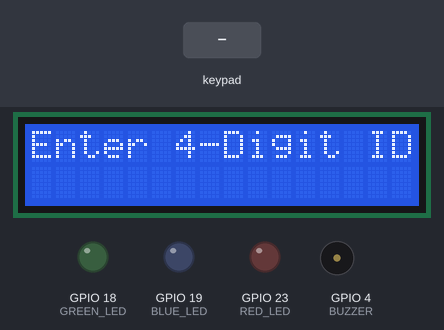
A sketch run on a simulated ESP32. Parts: 16×2 character LCD, output pins drawn as LEDs (lit = HIGH), buzzer (waves = sounding). The inputs (shaded band) are chosen by the test bench.

Above: at 2.2 s.
2.3 s: keypad keys 1 2 3 4 # pressed 0.4 s apart
At 5.4 s:
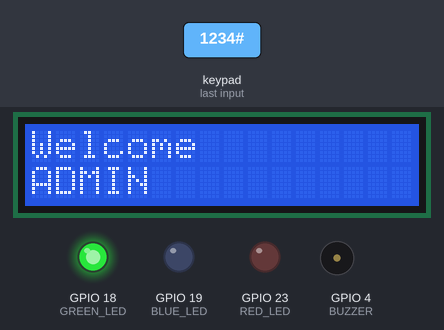
5.8 s: key '#' pressed
At 6.8 s:
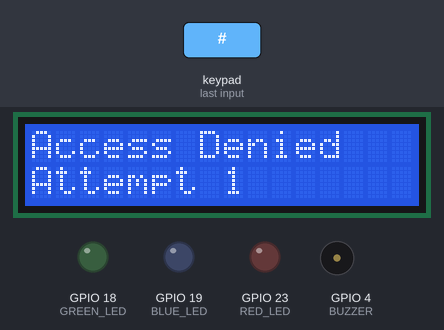
8.5 s: keypad keys 1 9 1 8 # pressed 0.4 s apart
At 11.3 s:
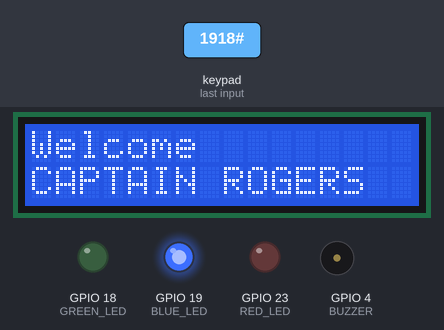
13.5 s: keypad keys 2 0 0 7 # pressed 0.4 s apart
At 16.6 s:
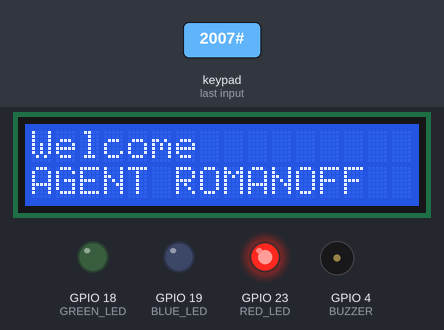
18.5 s: key '1' pressed
At 19.4 s:
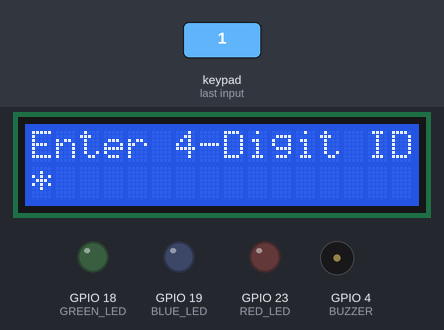
20.0 s: key '2' pressed
At 20.8 s:
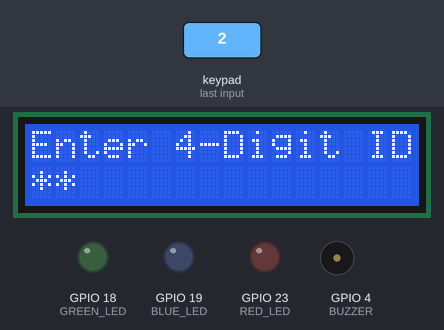
Timing chart, 0 to 23.0 s (numbered marks = the images above; inputs shaded):
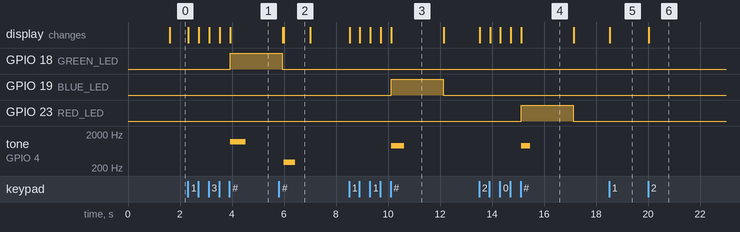

The sketch:

Local_validation_midway.ino
```cpp
#include <Wire.h>
#include <LiquidCrystal_I2C.h>
#include <Keypad.h>

// ================= LCD =================
LiquidCrystal_I2C lcd(0x27, 16, 2);

// ================= FSM ================= IDLE conflicting tha
enum State {
  STATE_IDLE,
  ENTERING,
  GRANTED,
  DENIED,
  LOCKOUT,
  EMERGENCY,
  STARTUP,
  TIMEOUT_MSG
};

State currentState = STATE_IDLE;

// ================= KEYPAD =================
const byte ROWS = 4;
const byte COLS = 4;
char keys[ROWS][COLS] = {
  {'1','2','3','A'},
  {'4','5','6','B'},
  {'7','8','9','C'},
  {'*','0','#','D'}
};

byte rowPins[ROWS] = {13,12,14,27};
byte colPins[COLS] = {26,25,33,32};
Keypad keypad = Keypad(makeKeymap(keys), rowPins, colPins, ROWS, COLS);

// ================= OUTPUTS =================
const int GREEN_LED = 18;
const int BLUE_LED = 19;
const int RED_LED = 23;
const int BUZZER = 4;
const int EMERGENCY_BUTTON = 17;

// ================= PEEPS =================
struct Peep {
  String id;
  String role;
};

Peep peeps[] = {
  {"1234","ADMIN"},           // Normal SHIELD workers. GREEN led upon entry.
  {"1918","CAPTAIN ROGERS"},  // Captain Steve Rogers, Captain America. BLUE led upon entry.
  {"2007","AGENT ROMANOFF"},  // Agent Natasha Romanoff. RED led upon entry.
  {"4004","HYDRA"}            // SUSH! Secret agents of HYDRA. Keep the entry as sneaky as possible. Hail Hydra!
};

const int PEEP_COUNT = sizeof(peeps)/sizeof(peeps[0]);

// ================= VARIABLES =================
String enteredID = "";
String grantedRole = "";

int failedAttempts = 0;

unsigned long lastKeyTime = 0;
const unsigned long INPUT_TIMEOUT = 7000;

unsigned long stateStart = 0;
unsigned long lockoutStart = 0;

const unsigned long LOCKOUT_TIME = 15000;

unsigned long blinkTimer = 0;
bool blinkState = false;
bool emergencyTriggered = false;
bool currentButton = HIGH;
bool lastButtonState = HIGH;
// =================================================

void showPrompt();
void clearLEDs();
void updateMaskedInput();
int findPeep(String id);
void handleKeypad();
void handleTimeout();
void enterGrantedState(String role);
void enterDeniedState();
void handleLockoutBlink();
void emergencySequence();

// =================================================

void setup() {
  Serial.begin(115200);

  pinMode(GREEN_LED, OUTPUT);
  pinMode(BLUE_LED, OUTPUT);
  pinMode(RED_LED, OUTPUT);
  pinMode(BUZZER, OUTPUT);

  pinMode(EMERGENCY_BUTTON, INPUT_PULLUP);

  lcd.init();
  lcd.backlight();

  lcd.clear();
  lcd.setCursor(0,0);
  lcd.print("Access System");
  lcd.setCursor(0,1);
  lcd.print("Starting...");

  stateStart = millis();
  currentState = STARTUP;
}

void loop() {

  switch(currentState) {

    case STATE_IDLE:
      handleKeypad();
      break;

    case ENTERING:
      handleKeypad();
      handleTimeout();
      break;

    case GRANTED:
      if(millis() - stateStart > 2000) {
        clearLEDs();
        showPrompt();
        currentState = STATE_IDLE;
      }
      break;

    case DENIED:
      if(millis() - stateStart > 1000) {
       if(failedAttempts>=3) {
         currentState=LOCKOUT;
         lockoutStart=millis();

         lcd.clear();
         lcd.setCursor(0,0);
         lcd.print("SECURITY LOCK");
         lcd.setCursor(0,1);
         lcd.print("15 Seconds");
       }
       else{
         showPrompt();
         currentState = STATE_IDLE;
       }
      }
      break;

    case LOCKOUT:

     currentButton = digitalRead(EMERGENCY_BUTTON);

     if(lastButtonState==HIGH && currentButton==LOW)
     {
      currentState= EMERGENCY;
      stateStart=millis();
      emergencySequence();
     }
     lastButtonState=currentButton;
      if(millis() - lockoutStart >= LOCKOUT_TIME) { //sus
        failedAttempts = 0;
        clearLEDs();
        showPrompt();
        currentState = STATE_IDLE;
      }
      break;

    case EMERGENCY:

      if(millis() - stateStart > 5000) {
        failedAttempts = 0;
        clearLEDs();
        showPrompt();
        currentState = STATE_IDLE;
      }
      break;

    case STARTUP:
      if(millis() - stateStart >= 1500){
        showPrompt();
        currentState = STATE_IDLE;
      }
      break;

    case TIMEOUT_MSG:
      if(millis() - stateStart >= 1000){
        showPrompt();
        currentState = STATE_IDLE;
      }
      break;
  }
}

// =================================================

void handleKeypad() {

  char key = keypad.getKey();

  if(!key) return;

  lastKeyTime = millis();

  if(currentState == STATE_IDLE)
    currentState = ENTERING;

  if(key >= '0' && key <= '9') {

    if(enteredID.length() < 4) {
      enteredID += key;
      updateMaskedInput();
    }
  }

  else if(key == '*') {

    if(enteredID.length() > 0) {
      enteredID.remove(enteredID.length()-1);
      updateMaskedInput();
    }
  }

  else if(key == '#') {

    int idx = findPeep(enteredID);

    enteredID = "";

    if(idx >= 0) {
      enterGrantedState(peeps[idx].role);
    }
    else {

      failedAttempts++;

      if(failedAttempts >= 3) {
        enterDeniedState();
      }
      else {
        enterDeniedState();
       }
      }
    }
  }
// }

// =================================================

void handleTimeout() {

  if(enteredID.length() == 0) return;

  if(millis() - lastKeyTime >= INPUT_TIMEOUT) {

    enteredID = "";

    lcd.clear();
    lcd.setCursor(0,0);
    lcd.print("Input Timeout");
    lcd.setCursor(0,1);
    lcd.print("Cleared");

    stateStart = millis();
    currentState = TIMEOUT_MSG;
  }
}

// =================================================

void enterGrantedState(String role) {

  grantedRole = role;

  lcd.clear();
  lcd.setCursor(0,0);
  lcd.print("Welcome");
  lcd.setCursor(0,1);
  lcd.print(role);

  clearLEDs();

  if(role == "ADMIN") {
    digitalWrite(GREEN_LED,HIGH);
    tone(BUZZER,1200,600);
  }
  else if(role == "CAPTAIN ROGERS") {
    digitalWrite(BLUE_LED,HIGH);
    tone(BUZZER,900,500);
  }
  else if(role == "AGENT ROMANOFF") {
    digitalWrite(RED_LED,HIGH);
    tone(BUZZER,900,350);
  }
  else {
    // digitalWrite(RED_LED,HIGH);
    // digitalWrite(BLUE_LED,HIGH);
    // digitalWrite(GREEN_LED,HIGH);
    // tone(BUZZER,700,150);
  }

  stateStart = millis();
  currentState = GRANTED;
}

// =================================================

void enterDeniedState() {

  lcd.clear();
  lcd.setCursor(0,0);
  lcd.print("Access Denied");
  lcd.setCursor(0,1);
  lcd.print("Attempt ");
  lcd.print(failedAttempts);

  tone(BUZZER,300,450);

  stateStart = millis();
  currentState = DENIED;
}

// =================================================

void handleLockoutBlink() {

  if(millis() - blinkTimer > 300) {

    blinkTimer = millis();
    blinkState = !blinkState;

    digitalWrite(GREEN_LED, blinkState);
    digitalWrite(BLUE_LED, blinkState);
    digitalWrite(RED_LED, blinkState);
  }
}

// =================================================

void emergencySequence() {

  lcd.clear();
  lcd.setCursor(0,0);
  lcd.print("Emergency Access");
  lcd.setCursor(0,1);
  lcd.print("Dir. Nick Fury");

  for(int i=0;i<8;i++) {

    digitalWrite(GREEN_LED,HIGH);
    digitalWrite(BLUE_LED,HIGH);
    digitalWrite(RED_LED,HIGH);

    tone(BUZZER,1500,150);

    digitalWrite(GREEN_LED,LOW);
    digitalWrite(BLUE_LED,LOW);
    digitalWrite(RED_LED,LOW);

    noTone(BUZZER);
  }
}

// =================================================

void showPrompt() {

  lcd.clear();
  lcd.setCursor(0,0);
  lcd.print("Enter 4-Digit ID");
  lcd.setCursor(0,1);
}

// =================================================

void updateMaskedInput() {

  lcd.setCursor(0,1);
  lcd.print("                ");
  lcd.setCursor(0,1);

  for(int i=0;i<enteredID.length();i++)
    lcd.print("*");
}

// =================================================

int findPeep(String id) {

  for(int i=0;i<PEEP_COUNT;i++) {

    if(peeps[i].id == id)
      return i;
  }

  return -1;
}

// =================================================

void clearLEDs() {

  digitalWrite(GREEN_LED,LOW);
  digitalWrite(BLUE_LED,LOW);
  digitalWrite(RED_LED,LOW);
}
```

Measured:
- after the input at 2.3 s, GPIO 18 (GREEN_LED): LOW → HIGH after 1.6 s; tone on GPIO 4 (BUZZER): silent → 1200 Hz after 1.6 s, → silent 0.60 s later; the display: first changes at once (image 1 shows a later state)
- after the input at 5.8 s, tone on GPIO 4 (BUZZER): silent → 300 Hz after 0.19 s, → silent 0.45 s later; the display: first differs from a run without the input after 0.19 s (image 2)
- after the input at 8.5 s, GPIO 19 (BLUE_LED): LOW → HIGH after 1.6 s, → LOW 2.0 s later; tone on GPIO 4 (BUZZER): silent → 900 Hz after 1.6 s, → silent 0.50 s later; the display: first changes at once (image 3 shows a later state)
- after the input at 13.5 s, GPIO 23 (RED_LED): LOW → HIGH after 1.6 s, → LOW 2.0 s later; tone on GPIO 4 (BUZZER): silent → 900 Hz after 1.6 s, → silent 0.35 s later; the display: first changes at once (image 4 shows a later state)
- after the input at 18.5 s, the display: changes at once (image 5)
- after the input at 20.0 s, the display: changes at once (image 6)
- what the display in image 2 shows lasts 1.0 s, from 6.0 s to 7.0 s
